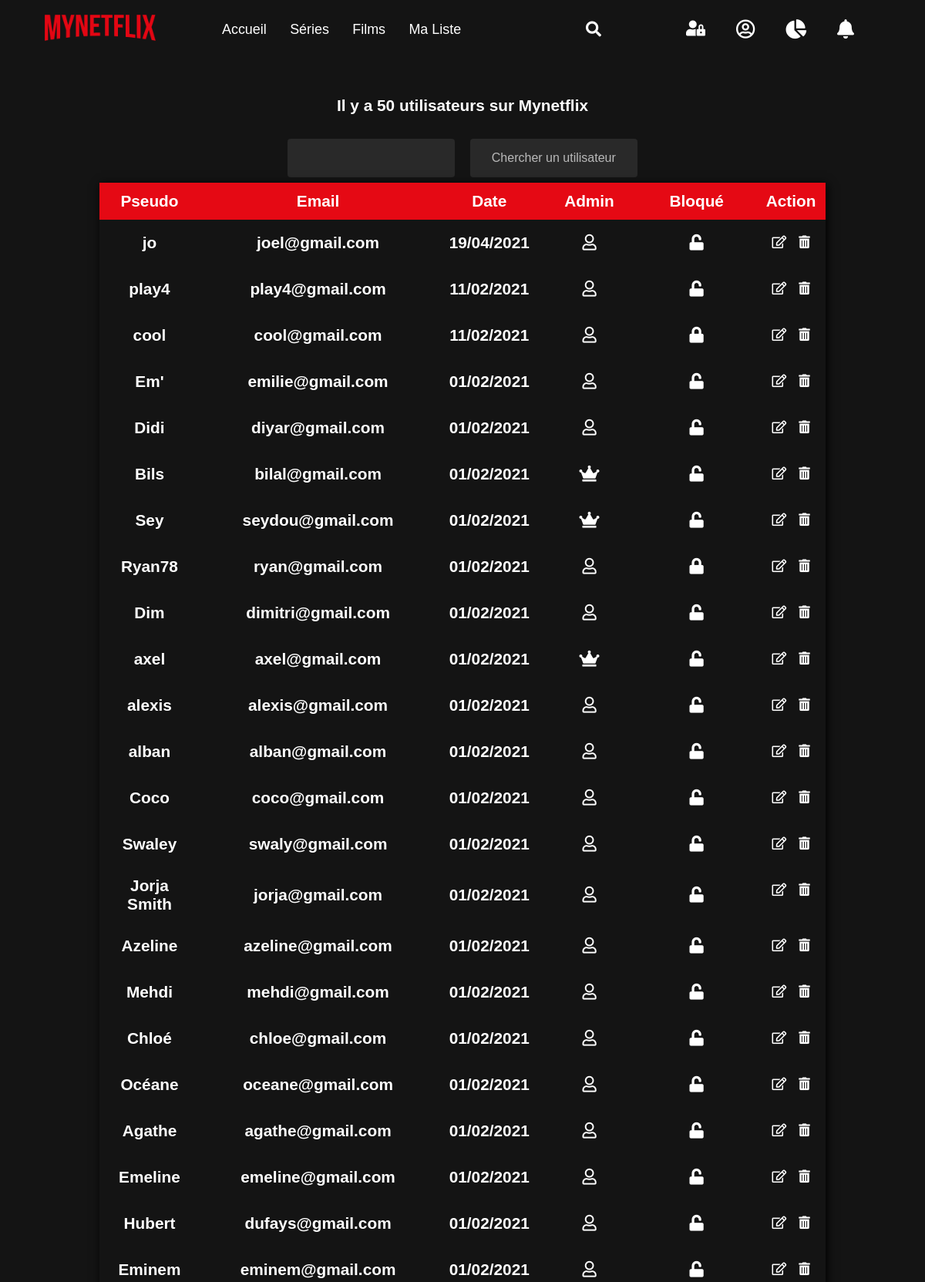
Screenshot of /gestion_user.php (signed in, upper part) with the database file from the repository.
### tables this page shows
CREATE TABLE IF NOT EXISTS `membres` (
  `id` int(11) NOT NULL AUTO_INCREMENT,
  `pseudo` varchar(50) NOT NULL,
  `email` varchar(255) NOT NULL,
  `password` varchar(50) NOT NULL,
  `date_creation` datetime NOT NULL DEFAULT CURRENT_TIMESTAMP,
  `blocked` tinyint(1) NOT NULL DEFAULT '0',
  `admin` tinyint(1) NOT NULL DEFAULT '0',
  PRIMARY KEY (`id`)
);

### gestion_user.php (the view, shortened to what this page needs)
<!DOCTYPE html>
<html lang="fr">
<head>
    <link rel="stylesheet" href="https://cdnjs.cloudflare.com/ajax/libs/font-awesome/5.8.2/css/all.min.css" />
</head>
<body>
<?php
require_once('connexion.php');
require_once('nav-fonction.php');
echo '<br>';
$query = 'SELECT count(id) AS nbr FROM membres';
$req = $bdd->prepare($query);
$req->execute();
$ligne = $req->fetch();
$nombre = $ligne['nbr'];
echo "<h1 class='slideInLeft nbSerie' style='font-size:1.3em;'> Il y a " . $nombre. " utilisateurs sur Mynetflix <br>";
?>
<br>
 <div class="barre_serie" style="width:100%; justify-content:center;display:flex;">
    <form method="GET">
        <input type="search-txt" id="search-user" name="search-user">
        <input type="submit" class="btn-submit" value="Chercher un utilisateur">
    </form>
 </div>
<?php
$query = 'SELECT id, pseudo, email, date_format(date_creation,\'%d/%m/%Y\') AS date_creation,
admin, blocked FROM membres ORDER BY date_creation DESC';
$req = $bdd->prepare($query);
$req->execute();
echo '<div class="container slideInLeft"><table class="tableau">
    <tr>
        <th>Pseudo</th>
        <th>Email</th>
        <th>Date</th>
        <th>Admin</th>
        <th>Bloqué</th>
        <th>Action</th>
    </tr>
';
while($ligne = $req->fetch())
{
    echo '<tr>
    <td>'.$ligne['pseudo'].'</td>
    <td>'.$ligne['email'].'</td>
    <td>'.$ligne['date_creation'].'</td>';
    if($ligne['admin'] == 1)
    {
        echo '<td><i class="fas fa-crown"></i></td>';
    }
    else
    {
        echo '<td><i class="far fa-user"></i></td>';
    }
    if($ligne['blocked'] == 0)
    {
        echo '<td><i class="fas fa-unlock"></i></td>';
    }
    else
    {
        echo '<td><i class="fas fa-lock"></i></td>';
    }
   echo  '<td style="display:flex;">
        <a href="gestion_user.php?action=majUser&id='.$ligne['id'].'"><i class="far fa-edit"></i></a>
        <a href="gestion_user.php?action=supprUser&id='.$ligne['id'].'"><i class="fas fa-trash-alt" "></i> </a>
        </td>
    </tr>'
    ;
};
echo '</table></div>';
?>
</body>
</html>

### nav-fonction.php (shortened to what this page needs)
<?php
require_once('connexion.php');
$nbNotif = 'SELECT * FROM  relation  WHERE id_receveur = ? AND statut = 1';
$req = $bdd->prepare($nbNotif);
$req->execute(array($_SESSION['id']));
?>
<!DOCTYPE html>
<html lang="fr">
    <head>
    <link rel="stylesheet" href="https://cdnjs.cloudflare.com/ajax/libs/font-awesome/5.8.2/css/all.min.css" />
    </head>
<body>
<div class="conteneur">
        <div class="hero">
			<div class="header">
				<div class="logo">
					<a href="pageAccueil.php"><img src="images/logo.png" alt=""/></a>
				</div>
				<div class="menu">
					<div class="menu-left">
						<ul>
							<a href="pageAccueil.php">
								<li>Accueil</li>
							</a>
							<a href="series.php">
								<li>Séries</li>
							</a>
							<a href="films.php">
								<li>Films</li>
							</a>
							<a href="maListe.php">
								<li>Ma Liste</li>
							</a>
						</ul>
					</div>
					<div class="menu-right">
						<ul>
						<form method="GET" action="pageAccueil.php">
							<li class="recherche">
								<div class="search-box">
									<a  class="search-btn" type="submit">
										<i class="fas fa-search"></i>
									</a>
								</div>
						</form>
							<?php
							if($_SESSION['admin'] ==1 )
							{
							   echo '<a href="admin.php">
							   <li><i class="fas fa-user-lock"></i></i></li>
						   </a>';
							}
							?>
							<a href="profil.php">
								<li><i class="far fa-user-circle "></i></li>
							</a>
							<?php
								if($_SESSION['admin'] ==1 )
								{
							echo '<a href="test.php">
							<li><i class="fas fa-chart-pie"></i></li>
							</a>';
								}
							?>
							<a href="demandes_amis.php">
							<li>
								<?php
								if($req->rowCount()>0)
								{
									echo	'<div class="notif"><span>'.$req->rowCount().'</span></div>
								<i class="fas fa-bell"></i>';
								}
								else
								{
									echo '<i class="fas fa-bell"></i>';
								}
								?>
							</li>
							</a>
						</ul>
					</div>
				</div>
			</div>
    </div>
</body>
</html>

### gestion_user.php (style rules this page uses)
* { padding : 0; margin:0; box-sizing:border-box; }
a { text-decoration:none; color:white; font-size:0.8em; padding:8px; }
body { background-color:#141414; font-family: Arial, Helvetica, sans-serif; }
.container { width:100%; margin : auto; }
.tableau { color:white; text-align:center; }
td { width:15%; border:none; }
td:nth-child(5) { width:20%; }
table { color:white; width:90%; margin : auto; border-collapse:collapse; box-shadow : 2px 2px 12px rgba(0,0,0,1); }
tr { transition : all .2s ease-in; cursor:pointer; }
th,td { padding:12px; text-align:center; }
th { background:#E50914; }
h1 { color:white; text-align:center; margin:50px; }
input,textarea { opacity: .7; padding: 16px 20px; margin: 5px 0; border: none; font-size: 16px; color: white; background-color: #333; border-radius: 4px; outline: none; width: 45%; margin: 7px; }
.slideInLeft { animation-name: slideInLeft; animation-duration: 1s; animation-fill-mode: both; }
.fa-trash-alt { text-align:center; }
.nbSerie { color:white;text-align:center;margin-top:30px;padding:15px;font-size:1.2em; }

### nav-fonction.php (style rules this page uses)
.hero { width: 100%; margin: 0 auto; height: 100%; padding: 0 3rem; }
.header { display: flex; align-items: center; }
.logo img { width: 9rem; margin: 5px; margin-left : -10px; }
.menu { display: flex; flex-direction: row; justify-content: space-between; width: 100%; align-items: center; }
.menu-left, .menu-right { display: flex; color: #e5e5e5 !important; font-size: 1.4rem; }
a { text-decoration: none; color: white; }
.menu ul { display: flex; list-style: none; align-items: center; }
.menu ul li { padding-right: 0.9rem; }
.menu i { font-size: 20px; }
.menu-right ul li { padding-right: 1.5rem; }
.search-box { position: absolute; transform: translate(-50%,-50%); background-color:transparent; height: 40px; border-radius: 40px; }
.search-btn { position: relative; color: white; float: right; width: 40px; height: 40px; border-radius: 50%; background-color:transparent; display: flex; justify-content: center; align-items: center; }
.recherche { width: 100%; margin-right: 95px; }
.fa-user-circle,.fa-user-cog,.fa-bell,.fa-chart-pie { font-size: 1.4em !important; }
.conteneur { padding: 0.90rem 0.75rem 0 0.75rem; }
.menu-left { margin-left:65px; }

### rows the page displays
membres: pseudo "jo", email "joel@gmail.com", date_creation "19/04/2021", admin 0 (drawn), blocked 0 (drawn)
membres: pseudo "play4", email "play4@gmail.com", date_creation "11/02/2021", admin 0 (drawn), blocked 0 (drawn)
membres: pseudo "cool", email "cool@gmail.com", date_creation "11/02/2021", admin 0 (drawn)
membres: pseudo "Em'", email "emilie@gmail.com", date_creation "01/02/2021", admin 0 (drawn), blocked 0 (drawn)
membres: pseudo "Didi", email "diyar@gmail.com", date_creation "01/02/2021", admin 0 (drawn), blocked 0 (drawn)
membres: pseudo "Bils", email "bilal@gmail.com", date_creation "01/02/2021", admin 1 (drawn), blocked 0 (drawn)
membres: pseudo "Sey", email "seydou@gmail.com", date_creation "01/02/2021", admin 1 (drawn), blocked 0 (drawn)
membres: pseudo "Ryan78", email "ryan@gmail.com", date_creation "01/02/2021", admin 0 (drawn)
membres: pseudo "Dim", email "dimitri@gmail.com", date_creation "01/02/2021", admin 0 (drawn), blocked 0 (drawn)
membres: pseudo "axel", email "axel@gmail.com", date_creation "01/02/2021", admin 1 (drawn), blocked 0 (drawn)
membres: pseudo "alexis", email "alexis@gmail.com", date_creation "01/02/2021", admin 0 (drawn), blocked 0 (drawn)
membres: pseudo "alban", email "alban@gmail.com", date_creation "01/02/2021", admin 0 (drawn), blocked 0 (drawn)
membres: pseudo "Coco", email "coco@gmail.com", date_creation "01/02/2021", admin 0 (drawn), blocked 0 (drawn)
membres: pseudo "Swaley", email "swaly@gmail.com", date_creation "01/02/2021", admin 0 (drawn), blocked 0 (drawn)
membres: pseudo "Jorja Smith", email "jorja@gmail.com", date_creation "01/02/2021", admin 0 (drawn), blocked 0 (drawn)
membres: pseudo "Azeline", email "azeline@gmail.com", date_creation "01/02/2021", admin 0 (drawn), blocked 0 (drawn)
membres: pseudo "Mehdi", email "mehdi@gmail.com", date_creation "01/02/2021", admin 0 (drawn), blocked 0 (drawn)
membres: pseudo "Chloé", email "chloe@gmail.com", date_creation "01/02/2021", admin 0 (drawn), blocked 0 (drawn)
membres: pseudo "Océane", email "oceane@gmail.com", date_creation "01/02/2021", admin 0 (drawn), blocked 0 (drawn)
membres: pseudo "Agathe", email "agathe@gmail.com", date_creation "01/02/2021", admin 0 (drawn), blocked 0 (drawn)
membres: pseudo "Emeline", email "emeline@gmail.com", date_creation "01/02/2021", admin 0 (drawn), blocked 0 (drawn)
membres: pseudo "Hubert", email "dufays@gmail.com", date_creation "01/02/2021", admin 0 (drawn), blocked 0 (drawn)
membres: pseudo "Eminem", email "eminem@gmail.com", date_creation "01/02/2021", admin 0 (drawn), blocked 0 (drawn)

### other values shown
$nombre "50"
